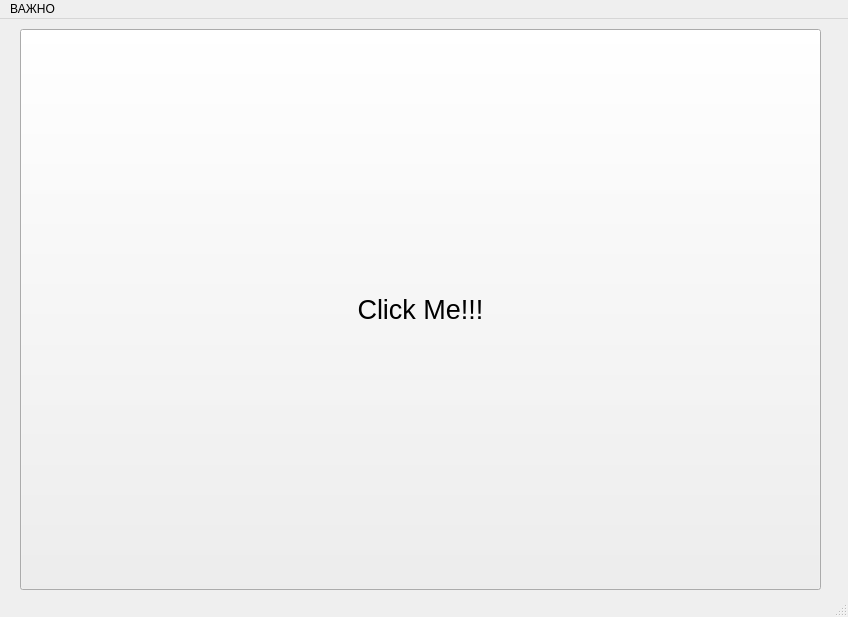
<?xml version="1.0" encoding="UTF-8"?>
<ui version="4.0">
 <class>MainWindow</class>
 <widget class="QMainWindow" name="MainWindow">
  <property name="geometry">
   <rect>
    <x>0</x>
    <y>0</y>
    <width>848</width>
    <height>617</height>
   </rect>
  </property>
  <property name="windowTitle">
   <string>ВАЖНО</string>
  </property>
  <widget class="QWidget" name="centralwidget">
   <widget class="QPushButton" name="pushButton">
    <property name="geometry">
     <rect>
      <x>20</x>
      <y>10</y>
      <width>801</width>
      <height>561</height>
     </rect>
    </property>
    <property name="font">
     <font>
      <pointsize>20</pointsize>
     </font>
    </property>
    <property name="text">
     <string>Click Me!!!</string>
    </property>
   </widget>
  </widget>
  <widget class="QMenuBar" name="menubar">
   <property name="geometry">
    <rect>
     <x>0</x>
     <y>0</y>
     <width>848</width>
     <height>25</height>
    </rect>
   </property>
   <widget class="QMenu" name="menu">
    <property name="title">
     <string>ВАЖНО</string>
    </property>
   </widget>
   <addaction name="menu"/>
  </widget>
  <widget class="QStatusBar" name="statusbar"/>
 </widget>
 <resources/>
 <connections/>
</ui>
